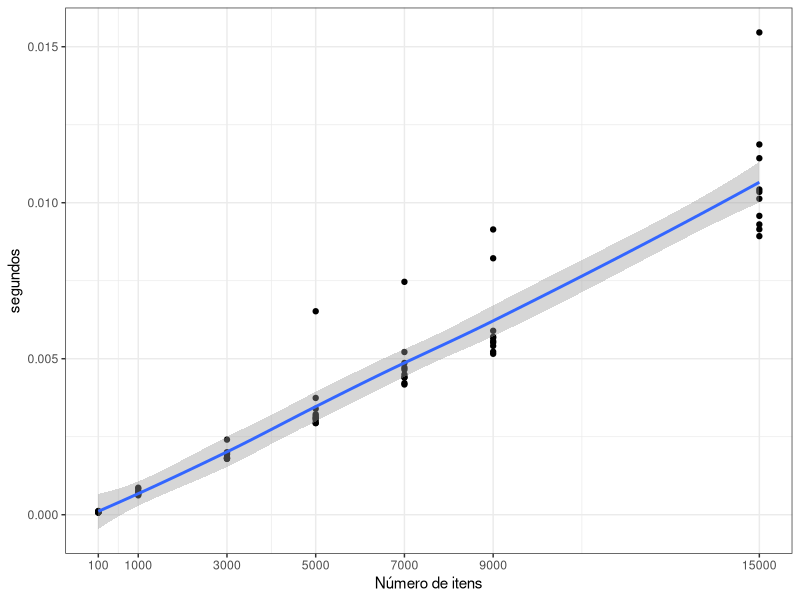

This figure's R source:
## ---- chunk 1
knitr::opts_chunk$set(collapse = TRUE)
## ---- chunk 2
funcao_demorada <- function(x) {
  Sys.sleep(0.5)
  x ^ 2
}

nums <- 1:5
## ---- chunk 3
resultados <- list()
barra <- dplyr::progress_estimated(n = length(nums))

for(x in nums) {
  resultados[[x]] <- funcao_demorada(x)
  barra$tick()
  barra$print()
}

resultados
## ---- chunk 4
plyr::llply(nums, funcao_demorada, .progress = 'text')
## ---- chunk 5
barra <- dplyr::progress_estimated(length(nums))
purrr::map(nums, ~{
  barra$tick()
  barra$print()
  funcao_demorada(.x)
})
## ---- chunk 6
nums <- 1:1000
funcao_rapida <- function(x) {
  x ^ 2
}
## ---- chunk 7
for_com <- function(nums) {
  barra <- dplyr::progress_estimated(length(nums))
  resultados <- list()
  for(x in nums) {
    resultados[[x]] <- funcao_rapida(x)
    print(barra$tick())
  }
  resultados
}
## ---- chunk 8
for_sem <- function(nums) {
  resultados <- list()
  for(x in nums) resultados[[x]] <- funcao_rapida(x)
  resultados
}
## ---- chunk 9
plyr_com <- function(nums) {
  plyr::llply(nums, funcao_rapida, .progress = 'text')
}
plyr_sem <- function(nums) {
  plyr::llply(nums, funcao_rapida)
}

## ---- chunk 10
purrr_com <- function(nums) {
  barra <- dplyr::progress_estimated(length(nums))
  purrr::map(nums, ~{
    print(barra$tick())
    funcao_rapida(.x)
  })
}
purrr_sem <- function(nums) {
  purrr::map(nums, funcao_rapida)
}
## ---- chunk 11
benchmark <- microbenchmark::microbenchmark(
  for_com(nums), for_sem(nums),
  plyr_com(nums), plyr_sem(nums),
  purrr_com(nums), purrr_sem(nums)
)
## ---- chunk 12
knitr::kable(summary(benchmark),
             caption = 'Resultados do benchmark.')
## ---- chunk 13
library(tidyverse)
m <- microbenchmark::microbenchmark(
  for_sem(1:100), for_sem(1:1000), for_sem(1:3000), for_sem(1:5000),
  for_sem(1:7000), for_sem(1:9000), for_sem(1:15000), times = 10
)
xises <- as.numeric(stringr::str_match(m$expr, ':([0-9]+)')[,2])
tibble(itens = xises, y = m$time) %>% 
  group_by(itens) %>% 
  ungroup() %>% 
  ggplot(aes(x = itens, y = y / 1e9)) +
  geom_point() +
  geom_smooth(method = 'loess') +
  labs(x = 'Número de itens', y = 'segundos') +
  scale_x_continuous(breaks = unique(xises)) +
  theme_bw()
